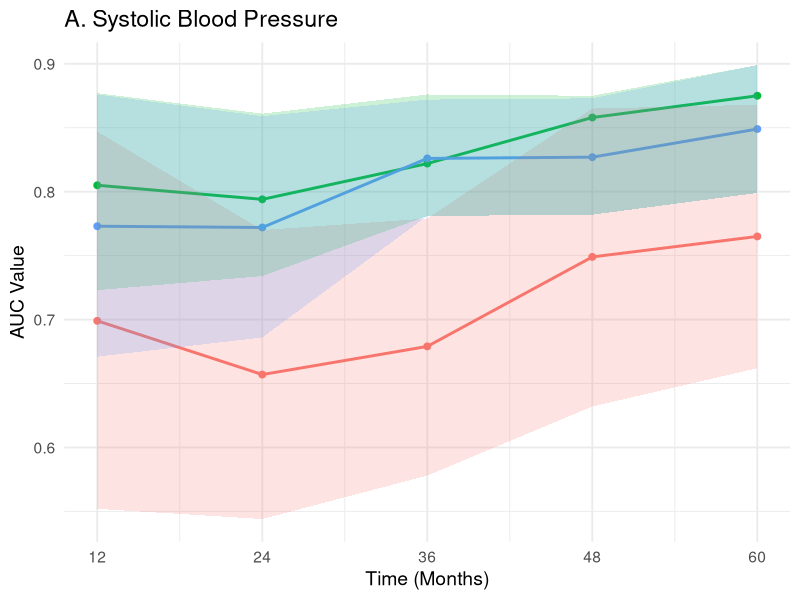
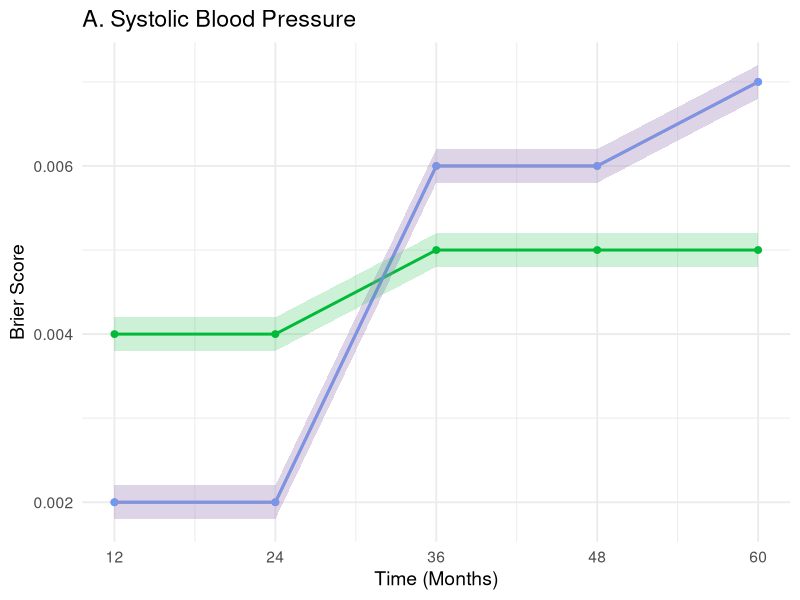

Here is the R script that generated these plots, in order:
# Load required libraries
library(ggplot2)
library(dplyr)
library(tidyr)

# Create the data
bp_data <- data.frame(
  time = c(12, 24, 36, 48, 60),
  SBP_AUC = c(0.699, 0.657, 0.679, 0.749, 0.765),
  SBP_lower = c(0.552, 0.544, 0.578, 0.632, 0.662),
  SBP_upper = c(0.847, 0.770, 0.779, 0.865, 0.868),
  BPV_SD_AUC = c(0.805, 0.794, 0.822, 0.858, 0.875),
  BPV_SD_lower = c(0.723, 0.734, 0.781, 0.782, 0.799),
  BPV_SD_upper = c(0.877, 0.861, 0.876, 0.875, 0.899),
  BPV_CV_AUC = c(0.773, 0.772, 0.826, 0.827, 0.849),
  BPV_CV_lower = c(0.671, 0.686, 0.781, 0.782, 0.799),
  BPV_CV_upper = c(0.876, 0.859, 0.872, 0.873, 0.899)
)

# Reshape the data for plotting
bp_long <- bp_data %>%
  pivot_longer(
    cols = -time,
    names_to = c("measure", ".value"),
    names_pattern = "(SBP|BPV_SD|BPV_CV)_(AUC|lower|upper)"
  ) %>%
  mutate(measure = recode(measure,
                          SBP = "Single BP Measurement",
                          BPV_SD = "Systolic BPV (SD)",
                          BPV_CV = "Systolic BPV (CV)"),
         measure = factor(measure, levels = c("Single BP Measurement", "Systolic BPV (SD)", "Systolic BPV (CV)")))

# Create the plot
auc_plot <- ggplot(bp_long, aes(x = time, y = AUC, color = measure)) +
  geom_line(size = 1) +
  geom_point(size = 2) +
  geom_ribbon(aes(ymin = lower, ymax = upper, fill = measure), alpha = 0.2, color = NA) +
  scale_x_continuous(breaks = c(12, 24, 36, 48, 60)) +
  labs(
    title = "A. Systolic Blood Pressure",
    x = "Time (Months)",
    y = "AUC Value",
    color = "Measure",
    fill = "Measure"
  ) +
  theme_minimal(base_size = 14)+
  theme(legend.position = "none")



# Save the plot as a high-resolution PNG
ggsave("AUC_comparison_plot_S.png", plot = auc_plot, width = 10, height = 6, dpi = 600)

# Define the data
auc_data <- data.frame(
  time = c(12, 24, 36, 48, 60),
  SBP_AUC = c(0.579, 0.641, 0.700, 0.720, 0.735),
  SBP_lower = c(0.510, 0.485, 0.606, 0.653, 0.675),
  SBP_upper = c(0.848, 0.796, 0.794, 0.786, 0.836),
  BPV_SD_AUC = c(0.775, 0.774, 0.828, 0.829, 0.849),
  BPV_SD_lower = c(0.674, 0.687, 0.781, 0.782, 0.799),
  BPV_SD_upper = c(0.877, 0.861, 0.876, 0.875, 0.899),
  BPV_CV_AUC = c(0.773, 0.772, 0.826, 0.827, 0.849),
  BPV_CV_lower = c(0.671, 0.686, 0.781, 0.782, 0.799),
  BPV_CV_upper = c(0.876, 0.859, 0.872, 0.873, 0.899)
)

# Function to calculate SE from CI
calc_se <- function(lower, upper) {
  (upper - lower) / (2 * 1.96)
}

# Compute P values
p_values <- auc_data %>%
  rowwise() %>%
  mutate(
    SE_SBP = calc_se(SBP_lower, SBP_upper),
    SE_SD = calc_se(BPV_SD_lower, BPV_SD_upper),
    SE_CV = calc_se(BPV_CV_lower, BPV_CV_upper),

    Z_SBP_SD = (SBP_AUC - BPV_SD_AUC) / sqrt(SE_SBP^2 + SE_SD^2),
    Z_SBP_CV = (SBP_AUC - BPV_CV_AUC) / sqrt(SE_SBP^2 + SE_CV^2),

    P_SBP_SD = 2 * (1 - pnorm(abs(Z_SBP_SD))),
    P_SBP_CV = 2 * (1 - pnorm(abs(Z_SBP_CV)))
  ) %>%
  select(time, P_SBP_SD, P_SBP_CV)

# View results
print(p_values)



################# TVB #####################

# Create the data
bp_data_tvb <- data.frame(
  time = c(12, 24, 36, 48, 60),
  SBP_TVB = c(0.002, 0.002, 0.006, 0.006, 0.007),
  SBP_lower = c(0.0018, 0.0018, 0.0058, 0.0058, 0.0068),  # Slightly lower
  SBP_upper = c(0.0022, 0.0022, 0.0062, 0.0062, 0.0072),  # Slightly upper
  BPV_SD_TVB = c(0.004, 0.004, 0.005, 0.005, 0.005),
  BPV_SD_lower = c(0.0038, 0.0038, 0.0048, 0.0048, 0.0048),
  BPV_SD_upper = c(0.0042, 0.0042, 0.0052, 0.0052, 0.0052),
  BPV_CV_TVB = c(0.002, 0.002, 0.006, 0.006, 0.007),
  BPV_CV_lower = c(0.0018, 0.0018, 0.0058, 0.0058, 0.0068),
  BPV_CV_upper = c(0.0022, 0.0022, 0.0062, 0.0062, 0.0072)
)

# Reshape the data for plotting
bp_long <- bp_data_tvb %>%
  pivot_longer(
    cols = -time,
    names_to = c("measure", ".value"),
    names_pattern = "(SBP|BPV_SD|BPV_CV)_(TVB|lower|upper)"
  ) %>%
  mutate(measure = recode(measure,
                          SBP = "Single BP Measurement",
                          BPV_SD = "Systolic BPV (SD)",
                          BPV_CV = "Systolic BPV (CV)"),
         measure = factor(measure, levels = c("Single BP Measurement", "Systolic BPV (SD)", "Systolic BPV (CV)")))

# Create the plot
tvb_plot <- ggplot(bp_long, aes(x = time, y = TVB, color = measure)) +
  geom_line(size = 1) +
  geom_point(size = 2) +
  geom_ribbon(aes(ymin = lower, ymax = upper, fill = measure), alpha = 0.2, color = NA) +
  scale_x_continuous(breaks = c(12, 24, 36, 48, 60)) +
  labs(
    title = "A. Systolic Blood Pressure",
    x = "Time (Months)",
    y = "Brier Score",
    color = "Measure",
    fill = "Measure"
  ) +
  theme_minimal(base_size = 14) +
  theme(legend.position = "none")


# Save the plot as a high-resolution PNG
ggsave("TVB_comparison_plot_S.png", plot = tvb_plot, width = 10, height = 6, dpi = 600)

# Define the data
auc_data <- data.frame(
  time = c(12, 24, 36, 48, 60),
  SBP_AUC = c(0., 0.641, 0.700, 0.720, 0.735),
  SBP_lower = c(0.510, 0.485, 0.606, 0.653, 0.675),
  SBP_upper = c(0.848, 0.796, 0.794, 0.786, 0.836),
  BPV_SD_AUC = c(0.775, 0.774, 0.828, 0.829, 0.849),
  BPV_SD_lower = c(0.674, 0.687, 0.781, 0.782, 0.799),
  BPV_SD_upper = c(0.877, 0.861, 0.876, 0.875, 0.899),
  BPV_CV_AUC = c(0.773, 0.772, 0.826, 0.827, 0.849),
  BPV_CV_lower = c(0.671, 0.686, 0.781, 0.782, 0.799),
  BPV_CV_upper = c(0.876, 0.859, 0.872, 0.873, 0.899)
)

# Function to calculate SE from CI
calc_se <- function(lower, upper) {
  (upper - lower) / (2 * 1.96)
}

# Compute P values
p_values <- auc_data %>%
  rowwise() %>%
  mutate(
    SE_SBP = calc_se(SBP_lower, SBP_upper),
    SE_SD = calc_se(BPV_SD_lower, BPV_SD_upper),
    SE_CV = calc_se(BPV_CV_lower, BPV_CV_upper),

    Z_SBP_SD = (SBP_AUC - BPV_SD_AUC) / sqrt(SE_SBP^2 + SE_SD^2),
    Z_SBP_CV = (SBP_AUC - BPV_CV_AUC) / sqrt(SE_SBP^2 + SE_CV^2),

    P_SBP_SD = 2 * (1 - pnorm(abs(Z_SBP_SD))),
    P_SBP_CV = 2 * (1 - pnorm(abs(Z_SBP_CV)))
  ) %>%
  select(time, P_SBP_SD, P_SBP_CV)

# View results
print(p_values)
